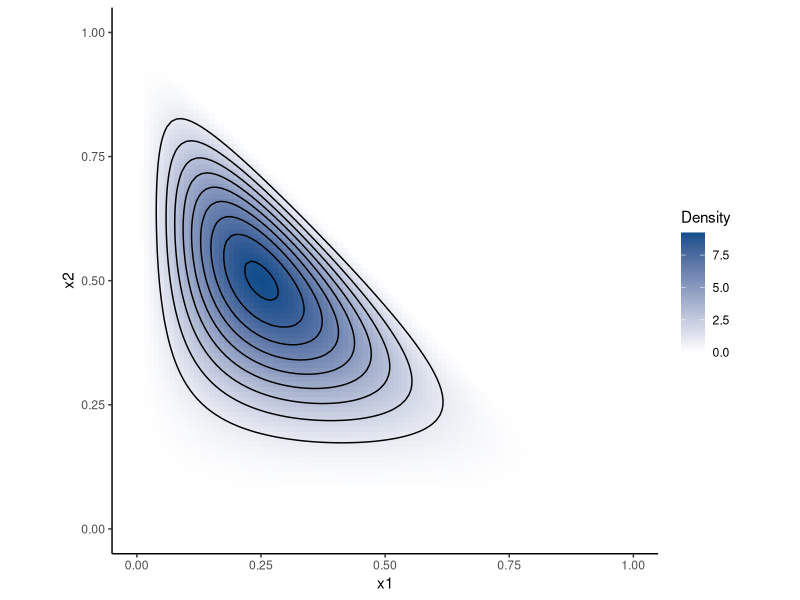
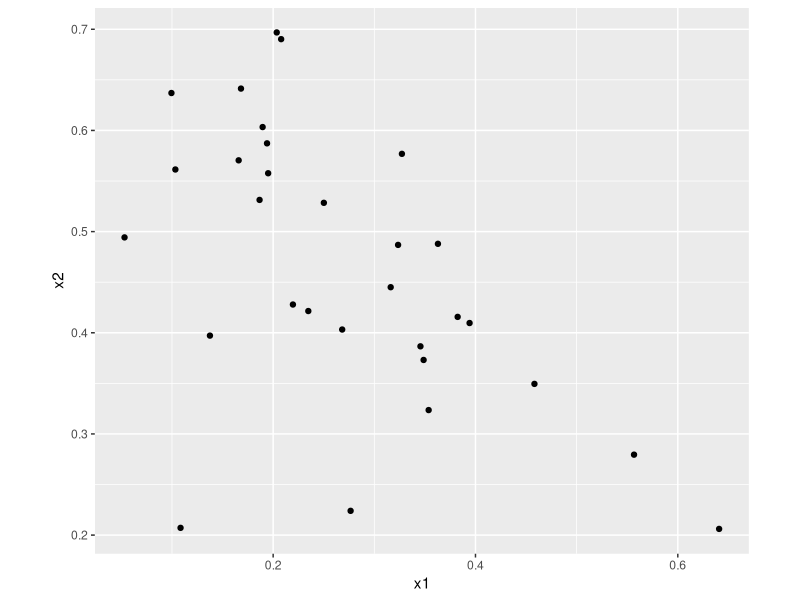
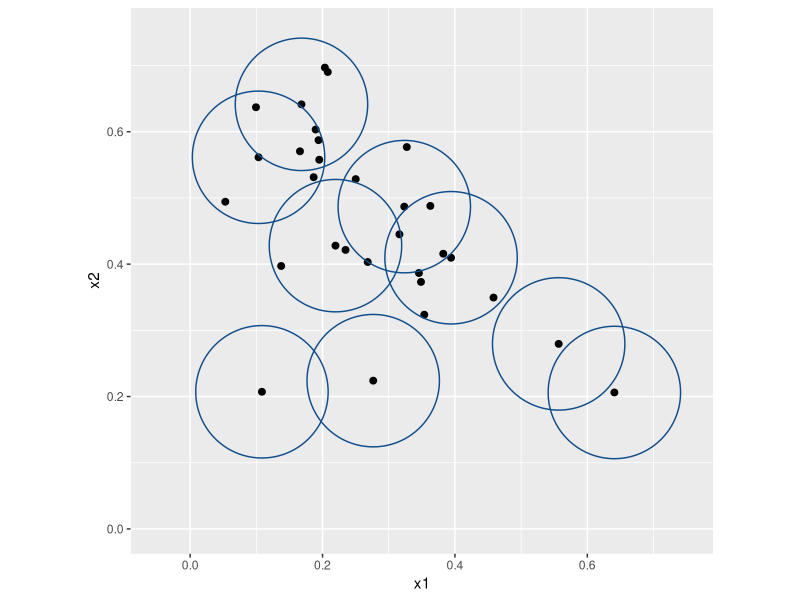
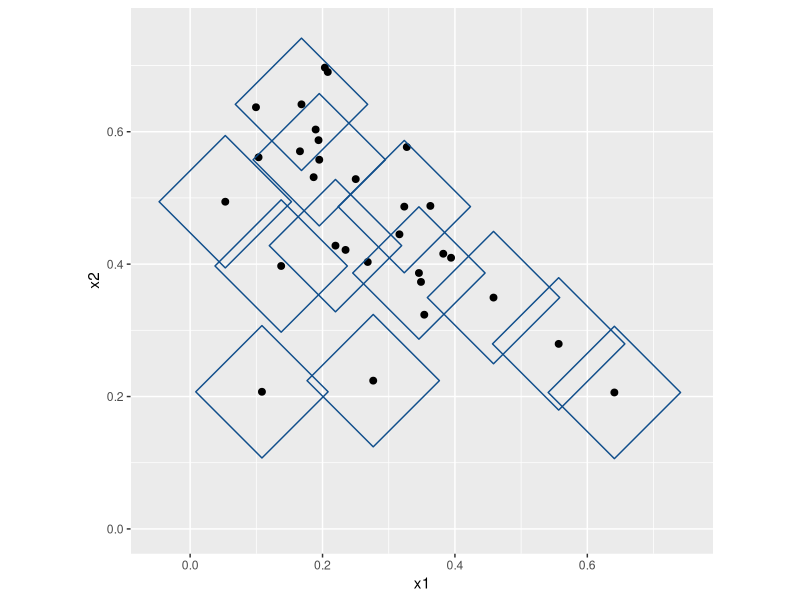
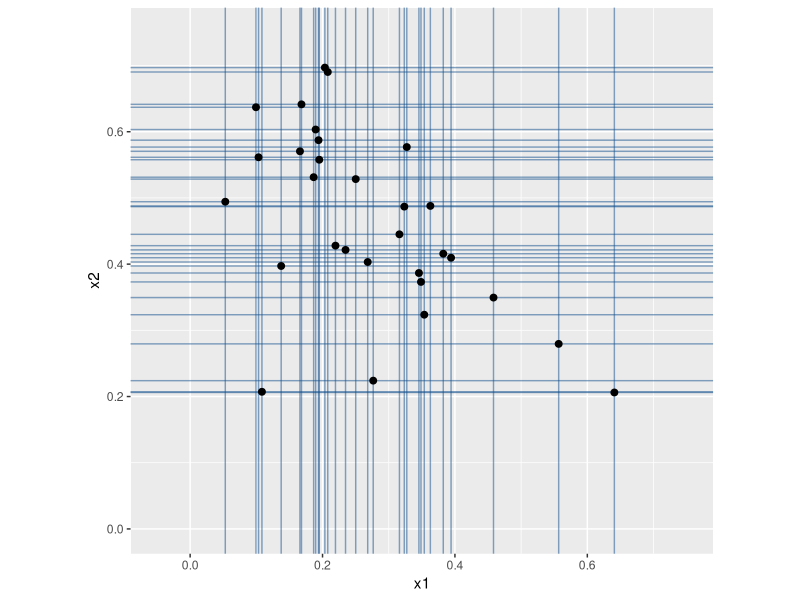
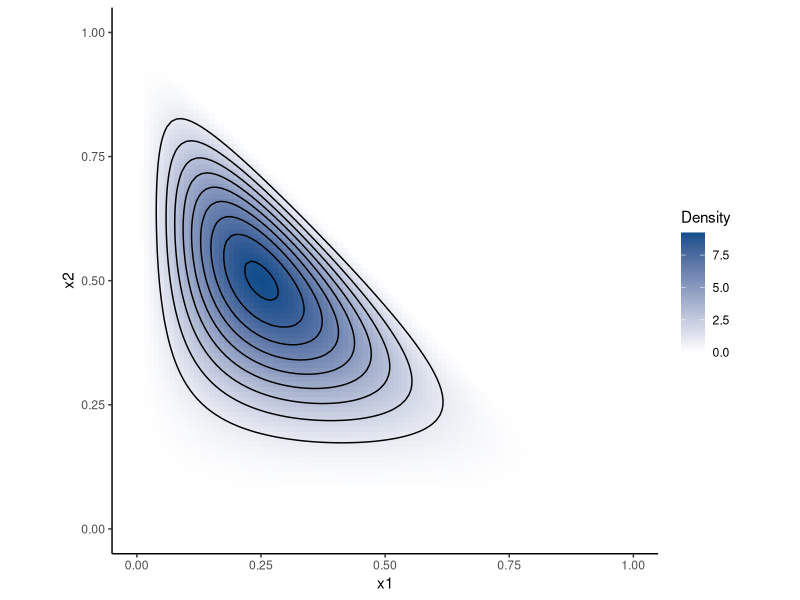
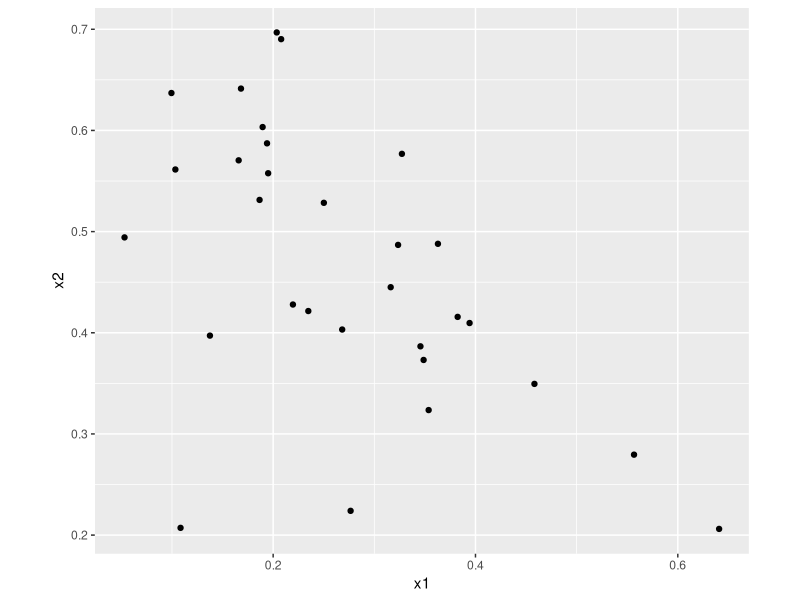
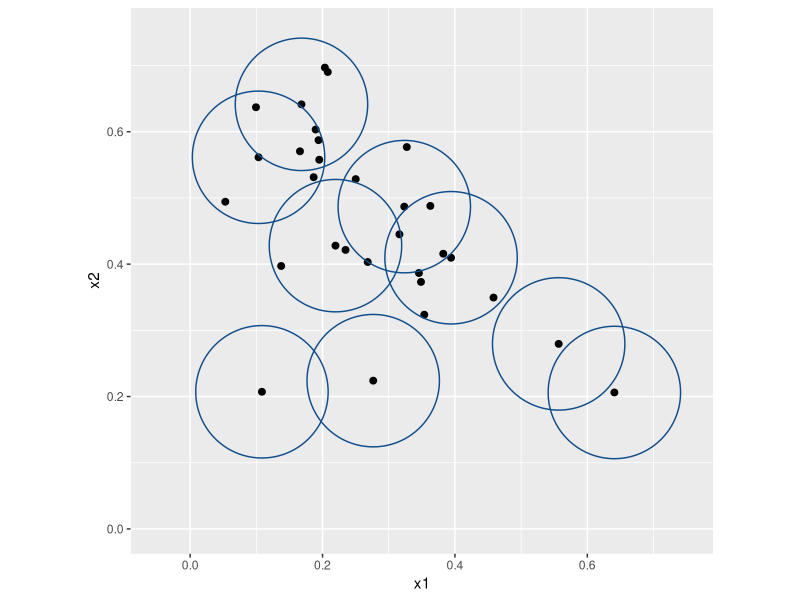

The R source for these figures, in order:
# Metric Entropy

library("MCMCpack")
library("ggplot2")
library("dplyr")

width = 4

# visualization of the entropy of a dirichlet distribution
alpha = c(3, 5, 3)

# use 3d x to plot in 2d as the third dimension is degenerate as x1 + x2 + x3 = 1
x = expand.grid(x1 = seq(0, 1, 0.01), x2 = seq(0, 1, 0.01))
x[,3] = 1 - x[,1] - x[,2]

# compute density
dens = apply(x, 1, ddirichlet, alpha = alpha)
density_data = data.frame(x1 = x[,1], x2 = x[,2], x3 = x[,3], z = dens)

# compute entropy
# helper function
Beta = function(alpha) {
  prod(gamma(alpha)) / gamma(sum(alpha))
}
# Shannon entropy of dirichlet
dir_ent = function(alpha) {
  alpha0 = sum(alpha)
  K = length(alpha)
  log(Beta(alpha)) + (alpha0 - K) * digamma(alpha0) - sum((alpha - 1) * digamma(alpha))
}
dir_ent(alpha)

# Renyi entropy of 3d (i.e. 2d) dirichlet
# alpha is 3d parameter of gamma distribution, lambda is parameter of renyi entropy
dir_renyi = function (alpha, lambda) {
  G_lambda = gamma(sum(alpha))^lambda * prod(gamma(lambda * alpha - lambda + 1)) /
    (gamma(lambda * (sum(alpha) - 3) + 3) * (prod(gamma(alpha))^lambda))
  return(log(G_lambda) / (1 - lambda))
}
# test
dir_renyi(alpha, 2)

# compute renyi entropy for different parameters
q = c(0.01, 0.5, 0.99, 1.01, 2, 10)
dirichlet_renyi_q = sapply(q, dir_renyi, alpha = alpha)
dirichlet_renyi_q
round(dirichlet_renyi_q, 3)
# shannon entropy
round(dir_ent(alpha), 3)


# plot density
ggplot(data = density_data) + 
  geom_raster(aes(x = x1, y = x2, fill = z)) +
  scale_fill_gradient2("Density", low = "white", high = "dodgerblue4") + 
  geom_contour(aes(x = x1, y = x2, z = z), color = "black") +
  theme_classic() + 
  coord_fixed(xlim = c(0, 1), ylim = c(0, 1))
ggsave("plots/dirichlet_density.pdf", width = width, height = 0.9 * width)

###########################################################################################
# set seed 1234
set.seed(1234)
# draw a random sample
dir_data = rdirichlet(n = 30, alpha = alpha) %>% as.data.frame()
colnames(dir_data) = c("x1", "x2", "x3")
ggplot(data = dir_data, aes(x = x1, y = x2)) +
  geom_point() + 
  coord_fixed()
ggsave("plots/dirichlet_sample.pdf", width = width, height = 0.9 * width)


library("ggforce")
colnames(dir_data) = c("x1", "x2", "x3")
dir_data$r = 0.1
dir_data$id = 1:nrow(dir_data)

# euclidean covering = 9
selected = c(1, 2, 5, 11, 15, 18, 13, 22, 27)
length(selected)
dir_data$selected = (1:nrow(dir_data)) %in% selected
ggplot() +
  geom_point(aes(x = x1, y = x2), data = dir_data, size = 2) +
  # geom_text(aes(x = x1, y = x2, label = id), data = dir_data, col = "red", size = 5) + 
  geom_circle(aes(x0 = x1, y0 = x2, r = r), 
              color = "dodgerblue4", alpha = 0.5,
              data = filter(dir_data, selected)) +
  coord_fixed(xlim = c(-0.05, 0.75), ylim = c(0, 0.75))
ggsave("plots/l2_covering.pdf", width = width, height = 0.9 * width)


# l1 covering = 12
selected = c(2, 3, 4, 5, 11, 18, 19, 21, 25, 13, 22, 27)
length(selected)
dir_data$selected = (1:nrow(dir_data)) %in% selected
ggplot() +
  geom_point(aes(x = x1, y = x2), data = dir_data, size = 2) +
  # geom_text(aes(x = x1, y = x2, label = id), data = dir_data, col = "red", size = 5) + 
  geom_circle(aes(x0 = x1, y0 = x2, r = r), n = 4, 
              color = "dodgerblue4", alpha = 0.5,
              data = filter(dir_data, selected)) +
  coord_fixed(xlim = c(-0.05, 0.75), ylim = c(0, 0.75))
ggsave("plots/l1_covering.pdf", width = width, height = 0.9 * width)


# l0 covering = 30
ggplot(data = dir_data) +
  geom_hline(aes(yintercept = x2), color = "dodgerblue4", alpha = 0.5) +
  geom_vline(aes(xintercept = x1), color = "dodgerblue4", alpha = 0.5) + 
  geom_point(aes(x = x1, y = x2), size = 2) +
  coord_fixed(xlim = c(-0.05, 0.75), ylim = c(0, 0.75))
ggsave("plots/l0_covering.pdf", width = width, height = 0.9 * width)
